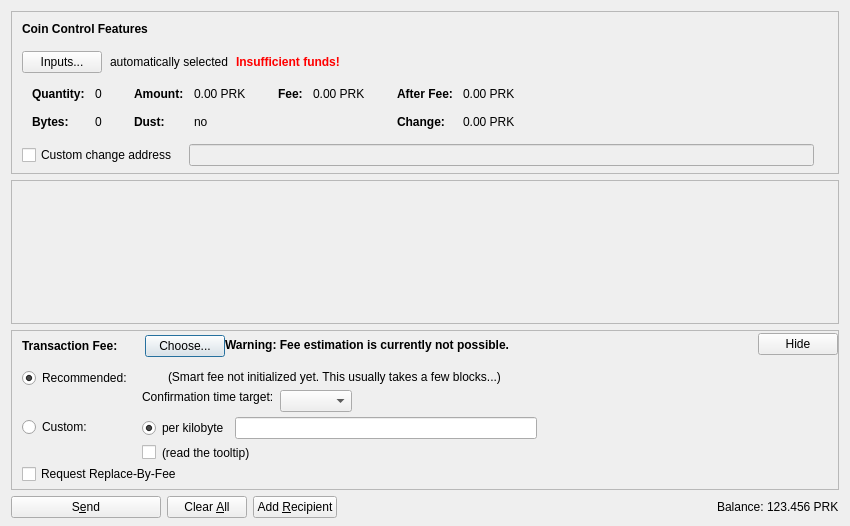
<?xml version="1.0" encoding="UTF-8"?>
<ui version="4.0">
 <class>SendCoinsDialog</class>
 <widget class="QDialog" name="SendCoinsDialog">
  <property name="geometry">
   <rect>
    <x>0</x>
    <y>0</y>
    <width>850</width>
    <height>526</height>
   </rect>
  </property>
  <property name="windowTitle">
   <string>Send Coins</string>
  </property>
  <layout class="QVBoxLayout" name="verticalLayout" stretch="0,1,0,0">
   <property name="bottomMargin">
    <number>8</number>
   </property>
   <item>
    <widget class="QFrame" name="frameCoinControl">
     <property name="sizePolicy">
      <sizepolicy hsizetype="Expanding" vsizetype="Expanding">
       <horstretch>0</horstretch>
       <verstretch>0</verstretch>
      </sizepolicy>
     </property>
     <property name="maximumSize">
      <size>
       <width>16777215</width>
       <height>16777215</height>
      </size>
     </property>
     <property name="frameShape">
      <enum>QFrame::StyledPanel</enum>
     </property>
     <property name="frameShadow">
      <enum>QFrame::Sunken</enum>
     </property>
     <layout class="QVBoxLayout" name="verticalLayoutCoinControl2">
      <property name="spacing">
       <number>0</number>
      </property>
      <property name="leftMargin">
       <number>0</number>
      </property>
      <property name="topMargin">
       <number>0</number>
      </property>
      <property name="rightMargin">
       <number>0</number>
      </property>
      <property name="bottomMargin">
       <number>6</number>
      </property>
      <item>
       <layout class="QVBoxLayout" name="verticalLayoutCoinControl" stretch="0,0,0,0,1">
        <property name="spacing">
         <number>0</number>
        </property>
        <property name="leftMargin">
         <number>10</number>
        </property>
        <property name="topMargin">
         <number>10</number>
        </property>
        <item>
         <layout class="QHBoxLayout" name="horizontalLayoutCoinControl1">
          <property name="bottomMargin">
           <number>15</number>
          </property>
          <item>
           <widget class="QLabel" name="labelCoinControlFeatures">
            <property name="sizePolicy">
             <sizepolicy hsizetype="Preferred" vsizetype="Maximum">
              <horstretch>0</horstretch>
              <verstretch>0</verstretch>
             </sizepolicy>
            </property>
            <property name="font">
             <font>
              <weight>75</weight>
              <bold>true</bold>
             </font>
            </property>
            <property name="styleSheet">
             <string notr="true">font-weight:bold;</string>
            </property>
            <property name="text">
             <string>Coin Control Features</string>
            </property>
           </widget>
          </item>
         </layout>
        </item>
        <item>
         <layout class="QHBoxLayout" name="horizontalLayoutCoinControl2" stretch="0,0,0,0">
          <property name="spacing">
           <number>8</number>
          </property>
          <property name="bottomMargin">
           <number>10</number>
          </property>
          <item>
           <widget class="QPushButton" name="pushButtonCoinControl">
            <property name="styleSheet">
             <string notr="true"/>
            </property>
            <property name="text">
             <string>Inputs...</string>
            </property>
            <property name="autoDefault">
             <bool>false</bool>
            </property>
           </widget>
          </item>
          <item>
           <widget class="QLabel" name="labelCoinControlAutomaticallySelected">
            <property name="text">
             <string>automatically selected</string>
            </property>
            <property name="margin">
             <number>5</number>
            </property>
           </widget>
          </item>
          <item>
           <widget class="QLabel" name="labelCoinControlInsuffFunds">
            <property name="font">
             <font>
              <weight>75</weight>
              <bold>true</bold>
             </font>
            </property>
            <property name="styleSheet">
             <string notr="true">color:red;font-weight:bold;</string>
            </property>
            <property name="text">
             <string>Insufficient funds!</string>
            </property>
            <property name="margin">
             <number>5</number>
            </property>
           </widget>
          </item>
          <item>
           <spacer name="horizontalSpacerCoinControl">
            <property name="orientation">
             <enum>Qt::Horizontal</enum>
            </property>
            <property name="sizeHint" stdset="0">
             <size>
              <width>40</width>
              <height>1</height>
             </size>
            </property>
           </spacer>
          </item>
         </layout>
        </item>
        <item>
         <widget class="QWidget" name="widgetCoinControl" native="true">
          <property name="sizePolicy">
           <sizepolicy hsizetype="Preferred" vsizetype="Preferred">
            <horstretch>0</horstretch>
            <verstretch>0</verstretch>
           </sizepolicy>
          </property>
          <property name="minimumSize">
           <size>
            <width>0</width>
            <height>0</height>
           </size>
          </property>
          <property name="styleSheet">
           <string notr="true"/>
          </property>
          <layout class="QHBoxLayout" name="horizontalLayoutCoinControl5">
           <property name="leftMargin">
            <number>0</number>
           </property>
           <property name="topMargin">
            <number>0</number>
           </property>
           <property name="rightMargin">
            <number>0</number>
           </property>
           <property name="bottomMargin">
            <number>0</number>
           </property>
           <item>
            <layout class="QHBoxLayout" name="horizontalLayoutCoinControl3" stretch="0,0,0,1">
             <property name="spacing">
              <number>20</number>
             </property>
             <property name="topMargin">
              <number>0</number>
             </property>
             <property name="bottomMargin">
              <number>10</number>
             </property>
             <item>
              <layout class="QFormLayout" name="formLayoutCoinControl1">
               <property name="horizontalSpacing">
                <number>10</number>
               </property>
               <property name="verticalSpacing">
                <number>14</number>
               </property>
               <property name="leftMargin">
                <number>10</number>
               </property>
               <property name="topMargin">
                <number>4</number>
               </property>
               <property name="rightMargin">
                <number>6</number>
               </property>
               <item row="0" column="0">
                <widget class="QLabel" name="labelCoinControlQuantityText">
                 <property name="font">
                  <font>
                   <weight>75</weight>
                   <bold>true</bold>
                  </font>
                 </property>
                 <property name="text">
                  <string>Quantity:</string>
                 </property>
                 <property name="margin">
                  <number>0</number>
                 </property>
                </widget>
               </item>
               <item row="0" column="1">
                <widget class="QLabel" name="labelCoinControlQuantity">
                 <property name="cursor">
                  <cursorShape>IBeamCursor</cursorShape>
                 </property>
                 <property name="contextMenuPolicy">
                  <enum>Qt::ActionsContextMenu</enum>
                 </property>
                 <property name="text">
                  <string notr="true">0</string>
                 </property>
                 <property name="margin">
                  <number>0</number>
                 </property>
                 <property name="textInteractionFlags">
                  <set>Qt::LinksAccessibleByMouse|Qt::TextSelectableByKeyboard|Qt::TextSelectableByMouse</set>
                 </property>
                </widget>
               </item>
               <item row="1" column="0">
                <widget class="QLabel" name="labelCoinControlBytesText">
                 <property name="font">
                  <font>
                   <weight>75</weight>
                   <bold>true</bold>
                  </font>
                 </property>
                 <property name="text">
                  <string>Bytes:</string>
                 </property>
                </widget>
               </item>
               <item row="1" column="1">
                <widget class="QLabel" name="labelCoinControlBytes">
                 <property name="cursor">
                  <cursorShape>IBeamCursor</cursorShape>
                 </property>
                 <property name="contextMenuPolicy">
                  <enum>Qt::ActionsContextMenu</enum>
                 </property>
                 <property name="text">
                  <string notr="true">0</string>
                 </property>
                 <property name="textInteractionFlags">
                  <set>Qt::LinksAccessibleByMouse|Qt::TextSelectableByKeyboard|Qt::TextSelectableByMouse</set>
                 </property>
                </widget>
               </item>
              </layout>
             </item>
             <item>
              <layout class="QFormLayout" name="formLayoutCoinControl2">
               <property name="horizontalSpacing">
                <number>10</number>
               </property>
               <property name="verticalSpacing">
                <number>14</number>
               </property>
               <property name="leftMargin">
                <number>6</number>
               </property>
               <property name="topMargin">
                <number>4</number>
               </property>
               <property name="rightMargin">
                <number>6</number>
               </property>
               <item row="0" column="0">
                <widget class="QLabel" name="labelCoinControlAmountText">
                 <property name="font">
                  <font>
                   <weight>75</weight>
                   <bold>true</bold>
                  </font>
                 </property>
                 <property name="text">
                  <string>Amount:</string>
                 </property>
                 <property name="margin">
                  <number>0</number>
                 </property>
                </widget>
               </item>
               <item row="0" column="1">
                <widget class="QLabel" name="labelCoinControlAmount">
                 <property name="cursor">
                  <cursorShape>IBeamCursor</cursorShape>
                 </property>
                 <property name="contextMenuPolicy">
                  <enum>Qt::ActionsContextMenu</enum>
                 </property>
                 <property name="text">
                  <string notr="true">0.00 PRK</string>
                 </property>
                 <property name="textInteractionFlags">
                  <set>Qt::LinksAccessibleByMouse|Qt::TextSelectableByKeyboard|Qt::TextSelectableByMouse</set>
                 </property>
                </widget>
               </item>
               <item row="1" column="0">
                <widget class="QLabel" name="labelCoinControlLowOutputText">
                 <property name="font">
                  <font>
                   <weight>75</weight>
                   <bold>true</bold>
                  </font>
                 </property>
                 <property name="text">
                  <string>Dust:</string>
                 </property>
                </widget>
               </item>
               <item row="1" column="1">
                <widget class="QLabel" name="labelCoinControlLowOutput">
                 <property name="cursor">
                  <cursorShape>IBeamCursor</cursorShape>
                 </property>
                 <property name="contextMenuPolicy">
                  <enum>Qt::ActionsContextMenu</enum>
                 </property>
                 <property name="text">
                  <string notr="true">no</string>
                 </property>
                 <property name="textInteractionFlags">
                  <set>Qt::LinksAccessibleByMouse|Qt::TextSelectableByKeyboard|Qt::TextSelectableByMouse</set>
                 </property>
                </widget>
               </item>
              </layout>
             </item>
             <item>
              <layout class="QFormLayout" name="formLayoutCoinControl3">
               <property name="horizontalSpacing">
                <number>10</number>
               </property>
               <property name="verticalSpacing">
                <number>14</number>
               </property>
               <property name="leftMargin">
                <number>6</number>
               </property>
               <property name="topMargin">
                <number>4</number>
               </property>
               <property name="rightMargin">
                <number>6</number>
               </property>
               <item row="0" column="0">
                <widget class="QLabel" name="labelCoinControlFeeText">
                 <property name="font">
                  <font>
                   <weight>75</weight>
                   <bold>true</bold>
                  </font>
                 </property>
                 <property name="text">
                  <string>Fee:</string>
                 </property>
                 <property name="margin">
                  <number>0</number>
                 </property>
                </widget>
               </item>
               <item row="0" column="1">
                <widget class="QLabel" name="labelCoinControlFee">
                 <property name="cursor">
                  <cursorShape>IBeamCursor</cursorShape>
                 </property>
                 <property name="contextMenuPolicy">
                  <enum>Qt::ActionsContextMenu</enum>
                 </property>
                 <property name="text">
                  <string notr="true">0.00 PRK</string>
                 </property>
                 <property name="textInteractionFlags">
                  <set>Qt::LinksAccessibleByMouse|Qt::TextSelectableByKeyboard|Qt::TextSelectableByMouse</set>
                 </property>
                </widget>
               </item>
              </layout>
             </item>
             <item>
              <layout class="QFormLayout" name="formLayoutCoinControl4">
               <property name="horizontalSpacing">
                <number>10</number>
               </property>
               <property name="verticalSpacing">
                <number>14</number>
               </property>
               <property name="leftMargin">
                <number>6</number>
               </property>
               <property name="topMargin">
                <number>4</number>
               </property>
               <property name="rightMargin">
                <number>6</number>
               </property>
               <item row="0" column="0">
                <widget class="QLabel" name="labelCoinControlAfterFeeText">
                 <property name="font">
                  <font>
                   <weight>75</weight>
                   <bold>true</bold>
                  </font>
                 </property>
                 <property name="text">
                  <string>After Fee:</string>
                 </property>
                 <property name="margin">
                  <number>0</number>
                 </property>
                </widget>
               </item>
               <item row="0" column="1">
                <widget class="QLabel" name="labelCoinControlAfterFee">
                 <property name="cursor">
                  <cursorShape>IBeamCursor</cursorShape>
                 </property>
                 <property name="contextMenuPolicy">
                  <enum>Qt::ActionsContextMenu</enum>
                 </property>
                 <property name="text">
                  <string notr="true">0.00 PRK</string>
                 </property>
                 <property name="textInteractionFlags">
                  <set>Qt::LinksAccessibleByMouse|Qt::TextSelectableByKeyboard|Qt::TextSelectableByMouse</set>
                 </property>
                </widget>
               </item>
               <item row="1" column="0">
                <widget class="QLabel" name="labelCoinControlChangeText">
                 <property name="font">
                  <font>
                   <weight>75</weight>
                   <bold>true</bold>
                  </font>
                 </property>
                 <property name="text">
                  <string>Change:</string>
                 </property>
                </widget>
               </item>
               <item row="1" column="1">
                <widget class="QLabel" name="labelCoinControlChange">
                 <property name="cursor">
                  <cursorShape>IBeamCursor</cursorShape>
                 </property>
                 <property name="contextMenuPolicy">
                  <enum>Qt::ActionsContextMenu</enum>
                 </property>
                 <property name="text">
                  <string notr="true">0.00 PRK</string>
                 </property>
                 <property name="textInteractionFlags">
                  <set>Qt::LinksAccessibleByMouse|Qt::TextSelectableByKeyboard|Qt::TextSelectableByMouse</set>
                 </property>
                </widget>
               </item>
              </layout>
             </item>
            </layout>
           </item>
          </layout>
         </widget>
        </item>
        <item>
         <layout class="QHBoxLayout" name="horizontalLayoutCoinControl4" stretch="0,0,0">
          <property name="spacing">
           <number>12</number>
          </property>
          <property name="sizeConstraint">
           <enum>QLayout::SetDefaultConstraint</enum>
          </property>
          <property name="topMargin">
           <number>5</number>
          </property>
          <property name="rightMargin">
           <number>5</number>
          </property>
          <item>
           <widget class="QCheckBox" name="checkBoxCoinControlChange">
            <property name="toolTip">
             <string>If this is activated, but the change address is empty or invalid, change will be sent to a newly generated address.</string>
            </property>
            <property name="text">
             <string>Custom change address</string>
            </property>
           </widget>
          </item>
          <item>
           <widget class="QValidatedLineEdit" name="lineEditCoinControlChange">
            <property name="enabled">
             <bool>false</bool>
            </property>
            <property name="sizePolicy">
             <sizepolicy hsizetype="Expanding" vsizetype="Fixed">
              <horstretch>0</horstretch>
              <verstretch>0</verstretch>
             </sizepolicy>
            </property>
           </widget>
          </item>
          <item>
           <widget class="QLabel" name="labelCoinControlChangeLabel">
            <property name="sizePolicy">
             <sizepolicy hsizetype="Preferred" vsizetype="Expanding">
              <horstretch>0</horstretch>
              <verstretch>0</verstretch>
             </sizepolicy>
            </property>
            <property name="minimumSize">
             <size>
              <width>0</width>
              <height>0</height>
             </size>
            </property>
            <property name="text">
             <string/>
            </property>
            <property name="margin">
             <number>3</number>
            </property>
           </widget>
          </item>
         </layout>
        </item>
        <item>
         <spacer name="verticalSpacerCoinControl">
          <property name="orientation">
           <enum>Qt::Vertical</enum>
          </property>
          <property name="sizeHint" stdset="0">
           <size>
            <width>800</width>
            <height>1</height>
           </size>
          </property>
         </spacer>
        </item>
       </layout>
      </item>
     </layout>
    </widget>
   </item>
   <item>
    <widget class="QScrollArea" name="scrollArea">
     <property name="widgetResizable">
      <bool>true</bool>
     </property>
     <widget class="QWidget" name="scrollAreaWidgetContents">
      <property name="geometry">
       <rect>
        <x>0</x>
        <y>0</y>
        <width>830</width>
        <height>104</height>
       </rect>
      </property>
      <layout class="QVBoxLayout" name="verticalLayout_2" stretch="0,1">
       <property name="leftMargin">
        <number>0</number>
       </property>
       <property name="topMargin">
        <number>0</number>
       </property>
       <property name="rightMargin">
        <number>0</number>
       </property>
       <property name="bottomMargin">
        <number>0</number>
       </property>
       <item>
        <layout class="QVBoxLayout" name="entries">
         <property name="spacing">
          <number>6</number>
         </property>
        </layout>
       </item>
       <item>
        <spacer name="verticalSpacer">
         <property name="orientation">
          <enum>Qt::Vertical</enum>
         </property>
         <property name="sizeHint" stdset="0">
          <size>
           <width>20</width>
           <height>40</height>
          </size>
         </property>
        </spacer>
       </item>
      </layout>
     </widget>
    </widget>
   </item>
   <item>
    <widget class="QFrame" name="frameFee">
     <property name="sizePolicy">
      <sizepolicy hsizetype="Expanding" vsizetype="Expanding">
       <horstretch>0</horstretch>
       <verstretch>0</verstretch>
      </sizepolicy>
     </property>
     <property name="maximumSize">
      <size>
       <width>16777215</width>
       <height>16777215</height>
      </size>
     </property>
     <property name="frameShape">
      <enum>QFrame::StyledPanel</enum>
     </property>
     <property name="frameShadow">
      <enum>QFrame::Sunken</enum>
     </property>
     <layout class="QVBoxLayout" name="verticalLayoutFee1">
      <property name="spacing">
       <number>0</number>
      </property>
      <property name="leftMargin">
       <number>0</number>
      </property>
      <property name="topMargin">
       <number>0</number>
      </property>
      <property name="rightMargin">
       <number>0</number>
      </property>
      <property name="bottomMargin">
       <number>0</number>
      </property>
      <item>
       <layout class="QVBoxLayout" name="verticalLayoutFee2" stretch="0,0,0">
        <property name="spacing">
         <number>0</number>
        </property>
        <property name="leftMargin">
         <number>10</number>
        </property>
        <property name="topMargin">
         <number>0</number>
        </property>
        <item>
         <layout class="QHBoxLayout" name="horizontalLayoutFee1">
          <property name="bottomMargin">
           <number>0</number>
          </property>
          <item>
           <layout class="QVBoxLayout" name="verticalLayoutFee7">
            <property name="spacing">
             <number>0</number>
            </property>
            <item>
             <spacer name="verticalSpacerSmartFee">
              <property name="orientation">
               <enum>Qt::Vertical</enum>
              </property>
              <property name="sizeType">
               <enum>QSizePolicy::Fixed</enum>
              </property>
              <property name="sizeHint" stdset="0">
               <size>
                <width>1</width>
                <height>4</height>
               </size>
              </property>
             </spacer>
            </item>
            <item>
             <layout class="QHBoxLayout" name="horizontalLayoutSmartFee">
              <property name="spacing">
               <number>10</number>
              </property>
              <item>
               <widget class="QLabel" name="labelFeeHeadline">
                <property name="sizePolicy">
                 <sizepolicy hsizetype="Preferred" vsizetype="Maximum">
                  <horstretch>0</horstretch>
                  <verstretch>0</verstretch>
                 </sizepolicy>
                </property>
                <property name="font">
                 <font>
                  <weight>75</weight>
                  <bold>true</bold>
                 </font>
                </property>
                <property name="styleSheet">
                 <string notr="true">font-weight:bold;</string>
                </property>
                <property name="text">
                 <string>Transaction Fee:</string>
                </property>
               </widget>
              </item>
              <item>
               <widget class="QLabel" name="labelFeeMinimized">
                <property name="text">
                 <string/>
                </property>
               </widget>
              </item>
              <item>
               <widget class="QPushButton" name="buttonChooseFee">
                <property name="text">
                 <string>Choose...</string>
                </property>
               </widget>
              </item>
             </layout>
            </item>
            <item>
             <spacer name="verticalSpacer_5">
              <property name="orientation">
               <enum>Qt::Vertical</enum>
              </property>
              <property name="sizeHint" stdset="0">
               <size>
                <width>1</width>
                <height>1</height>
               </size>
              </property>
             </spacer>
            </item>
           </layout>
          </item>
          <item>
           <widget class="QLabel" name="fallbackFeeWarningLabel">
            <property name="toolTip">
             <string>Using the fallbackfee can result in sending a transaction that will take several hours or days (or never) to confirm. Consider choosing your fee manually or wait until you have validated the complete chain.</string>
            </property>
            <property name="font">
            <font>
                <weight>75</weight>
                <bold>true</bold>
            </font>
            </property>
            <property name="text">
             <string>Warning: Fee estimation is currently not possible.</string>
            </property>
            <property name="wordWrap">
             <bool>false</bool>
            </property>
           </widget>
          </item>
          <item>
           <spacer name="horizontalSpacer_4">
            <property name="orientation">
             <enum>Qt::Horizontal</enum>
            </property>
            <property name="sizeType">
             <enum>QSizePolicy::MinimumExpanding</enum>
            </property>
            <property name="sizeHint" stdset="0">
             <size>
              <width>40</width>
              <height>20</height>
             </size>
            </property>
           </spacer>
          </item>
          <item>
           <widget class="QPushButton" name="buttonMinimizeFee">
            <property name="toolTip">
             <string>collapse fee-settings</string>
            </property>
            <property name="text">
             <string>Hide</string>
            </property>
           </widget>
          </item>
         </layout>
        </item>
        <item>
         <widget class="QFrame" name="frameFeeSelection">
          <layout class="QVBoxLayout" name="verticalLayoutFee12">
           <property name="spacing">
            <number>0</number>
           </property>
           <property name="leftMargin">
            <number>0</number>
           </property>
           <property name="topMargin">
            <number>0</number>
           </property>
           <property name="rightMargin">
            <number>0</number>
           </property>
           <property name="bottomMargin">
            <number>0</number>
           </property>
           <item>
            <layout class="QGridLayout" name="gridLayoutFee">
             <property name="topMargin">
              <number>10</number>
             </property>
             <property name="bottomMargin">
              <number>4</number>
             </property>
             <property name="horizontalSpacing">
              <number>10</number>
             </property>
             <property name="verticalSpacing">
              <number>4</number>
             </property>
             <item row="1" column="1">
              <layout class="QVBoxLayout" name="verticalLayoutFee8">
               <property name="spacing">
                <number>6</number>
               </property>
               <item>
                <layout class="QHBoxLayout" name="horizontalLayoutFee13">
                 <item>
                  <widget class="QRadioButton" name="radioCustomPerKilobyte">
                   <property name="toolTip">
                    <string>If the custom fee is set to 1000 satoshis and the transaction is only 250 bytes, then &quot;per kilobyte&quot; only pays 250 satoshis in fee, while &quot;total at least&quot; pays 1000 satoshis. For transactions bigger than a kilobyte both pay by kilobyte.</string>
                   </property>
                   <property name="text">
                    <string>per kilobyte</string>
                   </property>
                   <property name="checked">
                    <bool>true</bool>
                   </property>
                   <attribute name="buttonGroup">
                    <string notr="true">groupCustomFee</string>
                   </attribute>
                  </widget>
                 </item>
                 <item>
                  <widget class="BitcoinAmountField" name="customFee"/>
                 </item>
                 <item>
                  <spacer name="horizontalSpacer_6">
                   <property name="orientation">
                    <enum>Qt::Horizontal</enum>
                   </property>
                   <property name="sizeHint" stdset="0">
                    <size>
                     <width>1</width>
                     <height>1</height>
                    </size>
                   </property>
                  </spacer>
                 </item>
                </layout>
               </item>
               <item>
                <layout class="QHBoxLayout" name="horizontalLayoutFee8">
                 <item>
                  <widget class="QCheckBox" name="checkBoxMinimumFee">
                   <property name="toolTip">
                    <string>Paying only the minimum fee is just fine as long as there is less transaction volume than space in the blocks. But be aware that this can end up in a never confirming transaction once there is more demand for perakcoin transactions than the network can process.</string>
                   </property>
                   <property name="text">
                    <string/>
                   </property>
                  </widget>
                 </item>
                 <item>
                  <widget class="QLabel" name="labelMinFeeWarning">
                   <property name="enabled">
                    <bool>true</bool>
                   </property>
                   <property name="toolTip">
                    <string>Paying only the minimum fee is just fine as long as there is less transaction volume than space in the blocks. But be aware that this can end up in a never confirming transaction once there is more demand for perakcoin transactions than the network can process.</string>
                   </property>
                   <property name="text">
                    <string>(read the tooltip)</string>
                   </property>
                   <property name="margin">
                    <number>5</number>
                   </property>
                  </widget>
                 </item>
                 <item>
                  <spacer name="horizontalSpacer_2">
                   <property name="orientation">
                    <enum>Qt::Horizontal</enum>
                   </property>
                   <property name="sizeHint" stdset="0">
                    <size>
                     <width>1</width>
                     <height>1</height>
                    </size>
                   </property>
                  </spacer>
                 </item>
                </layout>
               </item>
              </layout>
             </item>
             <item row="0" column="0">
              <layout class="QVBoxLayout" name="verticalLayoutFee4" stretch="0,1">
               <item>
                <widget class="QRadioButton" name="radioSmartFee">
                 <property name="text">
                  <string>Recommended:</string>
                 </property>
                 <property name="checked">
                  <bool>true</bool>
                 </property>
                 <attribute name="buttonGroup">
                  <string notr="true">groupFee</string>
                 </attribute>
                </widget>
               </item>
               <item>
                <spacer name="verticalSpacer_2">
                 <property name="orientation">
                  <enum>Qt::Vertical</enum>
                 </property>
                 <property name="sizeHint" stdset="0">
                  <size>
                   <width>1</width>
                   <height>1</height>
                  </size>
                 </property>
                </spacer>
               </item>
              </layout>
             </item>
             <item row="1" column="0">
              <layout class="QVBoxLayout" name="verticalLayoutFee9" stretch="0,1">
               <item>
                <widget class="QRadioButton" name="radioCustomFee">
                 <property name="text">
                  <string>Custom:</string>
                 </property>
                 <attribute name="buttonGroup">
                  <string notr="true">groupFee</string>
                 </attribute>
                </widget>
               </item>
               <item>
                <spacer name="verticalSpacer_6">
                 <property name="orientation">
                  <enum>Qt::Vertical</enum>
                 </property>
                 <property name="sizeHint" stdset="0">
                  <size>
                   <width>1</width>
                   <height>1</height>
                  </size>
                 </property>
                </spacer>
               </item>
              </layout>
             </item>
             <item row="0" column="1">
              <layout class="QVBoxLayout" name="verticalLayoutFee3" stretch="0,0,1">
               <property name="spacing">
                <number>6</number>
               </property>
               <property name="topMargin">
                <number>2</number>
               </property>
               <item>
                <layout class="QHBoxLayout" name="horizontalLayoutFee12">
                 <item>
                  <widget class="QLabel" name="labelSmartFee">
                   <property name="text">
                    <string/>
                   </property>
                   <property name="margin">
                    <number>2</number>
                   </property>
                  </widget>
                 </item>
                 <item>
                  <widget class="QLabel" name="labelFeeEstimation">
                   <property name="text">
                    <string/>
                   </property>
                  </widget>
                 </item>
                 <item>
                  <widget class="QLabel" name="labelSmartFee2">
                   <property name="text">
                    <string>(Smart fee not initialized yet. This usually takes a few blocks...)</string>
                   </property>
                   <property name="margin">
                    <number>2</number>
                   </property>
                  </widget>
                 </item>
                 <item>
                  <spacer name="horizontalSpacer_5">
                   <property name="orientation">
                    <enum>Qt::Horizontal</enum>
                   </property>
                   <property name="sizeHint" stdset="0">
                    <size>
                     <width>1</width>
                     <height>1</height>
                    </size>
                   </property>
                  </spacer>
                 </item>
                </layout>
               </item>
               <item>
                <layout class="QHBoxLayout" name="horizontalLayoutFee9">
                 <item>
                  <layout class="QVBoxLayout" name="verticalLayoutFee6">
                   <item>
                    <widget class="QLabel" name="labelSmartFee3">
                     <property name="text">
                      <string>Confirmation time target:</string>
                     </property>
                     <property name="margin">
                      <number>2</number>
                     </property>
                    </widget>
                   </item>
                   <item>
                    <spacer name="verticalSpacer_3">
                     <property name="orientation">
                      <enum>Qt::Vertical</enum>
                     </property>
                     <property name="sizeHint" stdset="0">
                      <size>
                       <width>1</width>
                       <height>1</height>
                      </size>
                     </property>
                    </spacer>
                   </item>
                  </layout>
                 </item>
                 <item>
                  <layout class="QVBoxLayout" name="verticalLayoutFee5">
                   <property name="rightMargin">
                    <number>30</number>
                   </property>
                   <item>
                    <layout class="QHBoxLayout" name="horizontalLayoutConfTarget">
                     <property name="bottomMargin">
                      <number>0</number>
                     </property>
                     <item>
                      <widget class="QComboBox" name="confTargetSelector"/>
                     </item>
                     <item>
                      <spacer name="horizontalSpacerConfTarget">
                       <property name="orientation">
                        <enum>Qt::Horizontal</enum>
                       </property>
                       <property name="sizeHint" stdset="0">
                        <size>
                         <width>40</width>
                         <height>20</height>
                        </size>
                       </property>
                      </spacer>
                     </item>
                    </layout>
                   </item>
                  </layout>
                 </item>
                </layout>
               </item>
               <item>
                <spacer name="verticalSpacer_4">
                 <property name="orientation">
                  <enum>Qt::Vertical</enum>
                 </property>
                 <property name="sizeHint" stdset="0">
                  <size>
                   <width>1</width>
                   <height>1</height>
                  </size>
                 </property>
                </spacer>
               </item>
              </layout>
             </item>
            </layout>
           </item>
           <item>
            <widget class="QCheckBox" name="optInRBF">
             <property name="text">
              <string>Request Replace-By-Fee</string>
             </property>
             <property name="toolTip">
              <string>Indicates that the sender may wish to replace this transaction with a new one paying higher fees (prior to being confirmed).</string>
             </property>
            </widget>
           </item>
          </layout>
         </widget>
        </item>
        <item>
         <spacer name="verticalSpacerFee">
          <property name="orientation">
           <enum>Qt::Vertical</enum>
          </property>
          <property name="sizeHint" stdset="0">
           <size>
            <width>40</width>
            <height>5</height>
           </size>
          </property>
         </spacer>
        </item>
       </layout>
      </item>
     </layout>
    </widget>
   </item>
   <item>
    <layout class="QHBoxLayout" name="horizontalLayout">
     <item>
      <widget class="QPushButton" name="sendButton">
       <property name="minimumSize">
        <size>
         <width>150</width>
         <height>0</height>
        </size>
       </property>
       <property name="toolTip">
        <string>Confirm the send action</string>
       </property>
       <property name="text">
        <string>S&amp;end</string>
       </property>
       <property name="icon">
        <iconset resource="../bitcoin.qrc">
         <normaloff>:/icons/send</normaloff>:/icons/send</iconset>
       </property>
       <property name="autoDefault">
        <bool>false</bool>
       </property>
       <property name="default">
        <bool>false</bool>
       </property>
      </widget>
     </item>
     <item>
      <widget class="QPushButton" name="clearButton">
       <property name="sizePolicy">
        <sizepolicy hsizetype="Minimum" vsizetype="Fixed">
         <horstretch>0</horstretch>
         <verstretch>0</verstretch>
        </sizepolicy>
       </property>
       <property name="toolTip">
        <string>Clear all fields of the form.</string>
       </property>
       <property name="text">
        <string>Clear &amp;All</string>
       </property>
       <property name="icon">
        <iconset resource="../bitcoin.qrc">
         <normaloff>:/icons/remove</normaloff>:/icons/remove</iconset>
       </property>
       <property name="autoDefault">
        <bool>false</bool>
       </property>
      </widget>
     </item>
     <item>
      <widget class="QPushButton" name="addButton">
       <property name="toolTip">
        <string>Send to multiple recipients at once</string>
       </property>
       <property name="text">
        <string>Add &amp;Recipient</string>
       </property>
       <property name="icon">
        <iconset resource="../bitcoin.qrc">
         <normaloff>:/icons/add</normaloff>:/icons/add</iconset>
       </property>
       <property name="autoDefault">
        <bool>false</bool>
       </property>
      </widget>
     </item>
     <item>
      <spacer name="horizontalSpacer">
       <property name="orientation">
        <enum>Qt::Horizontal</enum>
       </property>
       <property name="sizeHint" stdset="0">
        <size>
         <width>40</width>
         <height>20</height>
        </size>
       </property>
      </spacer>
     </item>
     <item>
      <layout class="QHBoxLayout" name="horizontalLayout_2">
       <property name="spacing">
        <number>3</number>
       </property>
       <item>
        <widget class="QLabel" name="label">
         <property name="sizePolicy">
          <sizepolicy hsizetype="Preferred" vsizetype="Fixed">
           <horstretch>0</horstretch>
           <verstretch>0</verstretch>
          </sizepolicy>
         </property>
         <property name="text">
          <string>Balance:</string>
         </property>
        </widget>
       </item>
       <item>
        <widget class="QLabel" name="labelBalance">
         <property name="sizePolicy">
          <sizepolicy hsizetype="Preferred" vsizetype="Fixed">
           <horstretch>0</horstretch>
           <verstretch>0</verstretch>
          </sizepolicy>
         </property>
         <property name="cursor">
          <cursorShape>IBeamCursor</cursorShape>
         </property>
         <property name="text">
          <string notr="true">123.456 PRK</string>
         </property>
         <property name="textInteractionFlags">
          <set>Qt::LinksAccessibleByMouse|Qt::TextSelectableByKeyboard|Qt::TextSelectableByMouse</set>
         </property>
        </widget>
       </item>
      </layout>
     </item>
    </layout>
   </item>
  </layout>
 </widget>
 <customwidgets>
  <customwidget>
   <class>QValidatedLineEdit</class>
   <extends>QLineEdit</extends>
   <header>qvalidatedlineedit.h</header>
  </customwidget>
  <customwidget>
   <class>BitcoinAmountField</class>
   <extends>QLineEdit</extends>
   <header>bitcoinamountfield.h</header>
   <container>1</container>
  </customwidget>
 </customwidgets>
 <resources>
  <include location="../bitcoin.qrc"/>
 </resources>
 <connections/>
 <buttongroups>
  <buttongroup name="groupFee"/>
  <buttongroup name="groupCustomFee"/>
 </buttongroups>
</ui>
